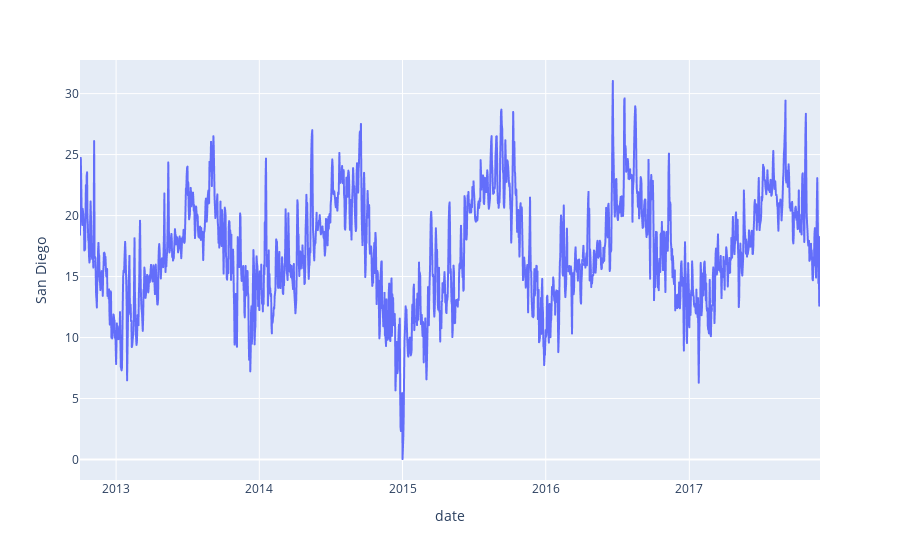

Notebook code cell kept with this figure:
### Code cell
px.line(df.groupby('date').agg({'San Diego':'mean'}).reset_index(), x='date', y='San Diego')

### Figure 1 — Plotly figure (JSON) as saved in the notebook; plotly's stock layout.template omitted (floating-point values rounded to 4 significant figures; data arrays with more than 128 entries replaced by an {"elided": "..."} marker saying what was removed)
{"data": [{"hovertemplate": "date=%{x}<br>San Diego=%{y}<extra></extra>", "legendgroup": "", "line": {"color": "#636efa", "dash": "solid"}, "mode": "lines", "name": "", "showlegend": false, "type": "scattergl", "x": {"elided": "1887 str values"}, "xaxis": "x", "y": {"elided": "1887 float values"}, "yaxis": "y"}], "layout": {"legend": {"tracegroupgap": 0}, "margin": {"t": 60}, "xaxis": {"anchor": "y", "domain": [0, 1], "title": {"text": "date"}}, "yaxis": {"anchor": "x", "domain": [0, 1], "title": {"text": "San Diego"}}}}
